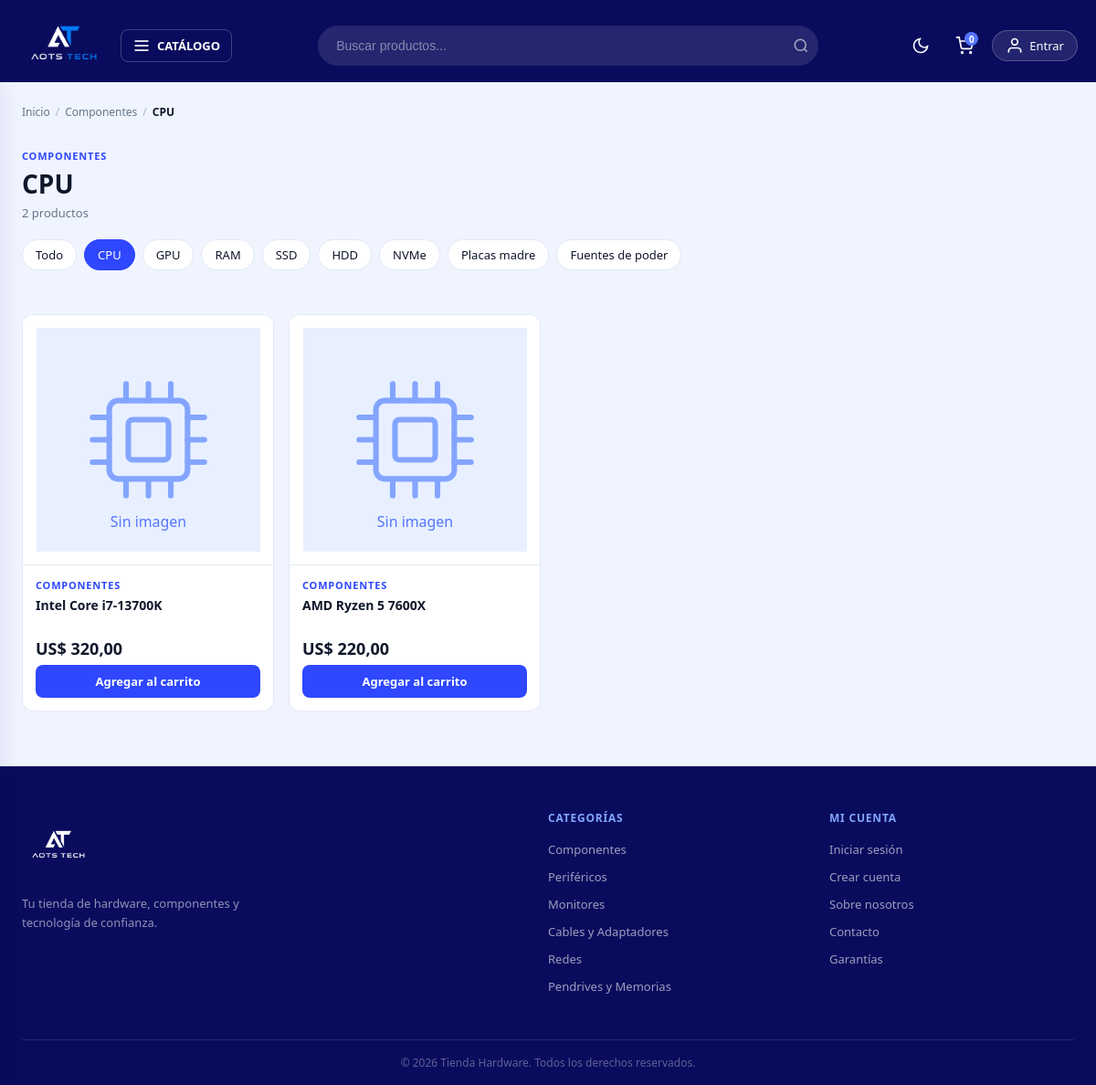
/categoria-producto/subcategoria?categoria=componentes&subcategoria=cpu, run on the app's committed database.
### tables this page shows
CREATE TABLE categorias (
    id          INT AUTO_INCREMENT PRIMARY KEY,
    nombre      VARCHAR(80)  NOT NULL,
    slug        VARCHAR(80)  NOT NULL UNIQUE,
    descripcion VARCHAR(255) DEFAULT ''
);

CREATE TABLE subcategorias (
    id           INT AUTO_INCREMENT PRIMARY KEY,
    nombre       VARCHAR(80)  NOT NULL,
    slug         VARCHAR(80)  NOT NULL UNIQUE,
    categoria_id INT          NOT NULL,
    descripcion  VARCHAR(255) DEFAULT '',
    CONSTRAINT fk_sub_categoria FOREIGN KEY (categoria_id) REFERENCES categorias(id)
);

CREATE TABLE productos (
    id              INT AUTO_INCREMENT PRIMARY KEY,
    nombre          VARCHAR(120)  NOT NULL,
    descripcion     TEXT          NOT NULL,
    precio          DECIMAL(10,2) NOT NULL,
    stock           INT           NOT NULL DEFAULT 0,
    imagen          VARCHAR(255)  DEFAULT 'default.webp',
    subcategoria_id INT           NOT NULL,
    destacado       TINYINT(1)    NOT NULL DEFAULT 0,
    creado_en       TIMESTAMP     DEFAULT CURRENT_TIMESTAMP,
    CONSTRAINT fk_producto_subcategoria FOREIGN KEY (subcategoria_id) REFERENCES subcategorias(id)
);

### controllers/PaginasController.php (called while the page is built, shortened)
<?php
class PaginasController {
    public static function subcategoria(Router $router) {
        $slug_categoria    = s($_GET['categoria']    ?? '');
        $slug_subcategoria = s($_GET['subcategoria'] ?? '');
        $categoria    = Categoria::porSlug($slug_categoria);
        $subcategoria = Subcategoria::porSlug($slug_subcategoria);
        $productos     = Producto::porSubcategoria($subcategoria->id);
        $subcategorias = Subcategoria::porCategoria($categoria->id);
        $router->render('tienda/subcategoria', [
            'meta_descripcion' => "{$subcategoria->nombre} en {$categoria->nombre} — Tienda Hardware",
            'titulo'        => $subcategoria->nombre . ' — ' . $categoria->nombre,
            'categoria'     => $categoria,
            'subcategoria'  => $subcategoria,
            'subcategorias' => $subcategorias,
            'productos'     => $productos
        ]);
    }
}

### public/index.php (called while the page is built, shortened)
<?php
require_once __DIR__ . '/../includes/app.php';
$router = new Router();
$router->get('/',         [PaginasController::class, 'index']);
$router->get('/sobre',    [PaginasController::class, 'sobre']);
$router->get('/contacto', [PaginasController::class, 'contacto']);
$router->get('/garantia', [PaginasController::class, 'garantia']);
$router->post('/contacto',[PaginasController::class, 'contacto']);
$router->get('/404',      [PaginasController::class, 'error']);
$router->get('/producto', [PaginasController::class, 'producto']);
$router->get('/categoria-producto/categoria',    [PaginasController::class, 'categoria']);
$router->get('/categoria-producto/subcategoria', [PaginasController::class, 'subcategoria']);
$router->get('/buscar', [BuscadorController::class, 'buscar']);
$router->get('/login',        [AuthController::class, 'login']);
$router->post('/login',       [AuthController::class, 'login']);
$router->post('/logout',      [AuthController::class, 'logout']);
$router->get('/registro',     [AuthController::class, 'registro']);
$router->post('/registro',    [AuthController::class, 'registro']);
$router->get('/confirmar',    [AuthController::class, 'confirmar']);
$router->get('/olvide',       [AuthController::class, 'olvide']);
$router->post('/olvide',      [AuthController::class, 'olvide']);
$router->get('/restablecer',  [AuthController::class, 'restablecer']);
$router->post('/restablecer', [AuthController::class, 'restablecer']);
$router->get('/mensaje',      [AuthController::class, 'mensaje']);
$router->get('/carrito',             [CarritoController::class, 'index']);
$router->post('/carrito/agregar',    [CarritoController::class, 'agregar']);
$router->post('/carrito/actualizar', [CarritoController::class, 'actualizar']);
$router->post('/carrito/eliminar',   [CarritoController::class, 'eliminar']);
$router->post('/carrito/vaciar',     [CarritoController::class, 'vaciar']);
$router->get('/checkout',           [OrdenController::class, 'checkout']);
$router->post('/checkout',          [OrdenController::class, 'checkout']);
$router->get('/orden/confirmacion', [OrdenController::class, 'confirmacion']);
$router->get('/mis-pedidos',        [OrdenController::class, 'misPedidos']);
$router->get('/cuenta',            [UsuarioController::class, 'dashboard']);
$router->get('/cuenta/modificar',  [UsuarioController::class, 'modificar']);
$router->post('/cuenta/modificar', [UsuarioController::class, 'modificar']);
$router->get('/admin/dashboard', [AdminController::class, 'dashboard']);
$router->get('/admin/productos',           [AdminController::class, 'productos']);
$router->get('/admin/productos/crear',     [AdminController::class, 'crearProducto']);
$router->post('/admin/productos/crear',    [AdminController::class, 'crearProducto']);
$router->get('/admin/productos/editar',    [AdminController::class, 'editarProducto']);
$router->post('/admin/productos/editar',   [AdminController::class, 'editarProducto']);
$router->post('/admin/productos/eliminar', [AdminController::class, 'eliminarProducto']);
$router->get('/admin/categorias',           [AdminController::class, 'categorias']);
$router->post('/admin/categorias/crear',    [AdminController::class, 'crearCategoria']);
$router->get('/admin/categorias/editar',    [AdminController::class, 'editarCategoria']);
$router->post('/admin/categorias/editar',   [AdminController::class, 'editarCategoria']);
$router->post('/admin/categorias/eliminar', [AdminController::class, 'eliminarCategoria']);
$router->get('/admin/subcategorias',           [AdminController::class, 'subcategorias']);
$router->post('/admin/subcategorias/crear',    [AdminController::class, 'crearSubcategoria']);
$router->get('/admin/subcategorias/editar',    [AdminController::class, 'editarSubcategoria']);
$router->post('/admin/subcategorias/editar',   [AdminController::class, 'editarSubcategoria']);
$router->post('/admin/subcategorias/eliminar', [AdminController::class, 'eliminarSubcategoria']);
$router->get('/admin/ordenes',  [AdminController::class, 'ordenes']);
$router->get('/admin/usuarios', [AdminController::class, 'usuarios']);
$router->comprobarRutas();

### includes/app.php (called while the page is built, shortened)
<?php
require __DIR__ . '/funciones.php';
spl_autoload_register(function($class) {
    $base  = __DIR__ . '/..';
    $class = str_replace('\\', '/', $class);
    $rutas = [
        $base . '/' . strtolower(explode('/', $class)[0]) . 's/' . basename($class) . '.php',
        $base . '/models/'      . basename($class) . '.php',
        $base . '/controllers/' . basename($class) . '.php',
        $base . '/router/'      . basename($class) . '.php',
    ];
    foreach($rutas as $ruta) {
        if(file_exists($ruta)) {
            return;
        }
    }
});

### includes/funciones.php (called while the page is built, shortened)
<?php
function s($html) : string {
    return htmlspecialchars($html ?? '');
}
function is_auth() : bool {
    return isset($_SESSION['id']) && !empty($_SESSION['id']);
}
function formatear_precio($precio) : string {
    return 'US$ ' . number_format((float)$precio, 2, ',', '.');
}

### models/ActiveRecord.php (called while the page is built, shortened)
<?php
class ActiveRecord {
    protected static $db;
    protected static $tabla = '';
    public static function setDB($database) {
        self::$db = $database;
    }
    public static function consultarSQL($query) {
        $resultado = self::$db->query($query);
        $array = [];
        while($registro = $resultado->fetch_assoc()) {
            $array[] = static::crearObjeto($registro);
        }
        return $array;
    }
    protected static function crearObjeto($registro) {
        $objeto = new static;
        foreach($registro as $key => $value) {
            if(property_exists($objeto, $key)) {
                $objeto->$key = $value;
            }
        }
        return $objeto;
    }
    public static function all($orden = 'DESC') {
        $query = "SELECT * FROM " . static::$tabla . " ORDER BY id {$orden}";
        return self::consultarSQL($query);
    }
    public static function where($columna, $valor) {
        $valor = self::$db->escape_string($valor);
        $query = "SELECT * FROM " . static::$tabla . " WHERE {$columna} = '{$valor}'";
        $resultado = self::consultarSQL($query);
        return array_shift($resultado);
    }
    public static function whereArray($array = []) {
        $query = "SELECT * FROM " . static::$tabla . " WHERE ";
        foreach($array as $key => $value) {
            $value = self::$db->escape_string($value);
            if($key == array_key_last($array)) {
                $query .= " {$key} = '{$value}';";
            } else {
                $query .= " {$key} = '{$value}' AND";
            }
        }
        return self::consultarSQL($query);
    }
}

### models/Categoria.php (called while the page is built, shortened)
<?php
class Categoria extends ActiveRecord {
    public static function porSlug($slug) {
        return self::where('slug', $slug);
    }
}

### models/Subcategoria.php (called while the page is built, shortened)
<?php
class Subcategoria extends ActiveRecord {
    public static function porCategoria($categoria_id) {
        return self::whereArray(['categoria_id' => $categoria_id]);
    }
    public static function porSlug($slug) {
        return self::where('slug', $slug);
    }
}

### models/Producto.php (called while the page is built, shortened)
<?php
class Producto extends ActiveRecord
{
    public function __construct($args = [])
    {
        $this->imagen          = $args['imagen']          ?? 'default.webp';
    }
    public static function porSubcategoria($subcategoria_id)
    {
        return self::whereArray(['subcategoria_id' => $subcategoria_id]);
    }
}

### views/tienda/subcategoria.php (the view, shortened to what this page needs)
<div class="contenedor">
    <nav class="breadcrumb" aria-label="Ruta de navegación">
        <a href="/">Inicio</a>
        <span class="breadcrumb__sep">/</span>
        <a href="/categoria-producto/categoria?categoria=<?= s($categoria->slug) ?>"><?= s($categoria->nombre) ?></a>
        <span class="breadcrumb__sep">/</span>
        <span class="breadcrumb__actual"><?= s($subcategoria->nombre) ?></span>
    </nav>
    <header class="page-header">
        <p class="page-header__overline"><?= s($categoria->nombre) ?></p>
        <h1 class="page-header__titulo"><?= s($subcategoria->nombre) ?></h1>
        <p class="page-header__meta">
            <?= count($productos) ?> producto<?= count($productos) === 1 ? '' : 's' ?>
        </p>
    </header>
    <?php if (!empty($subcategorias)): ?>
    <div class="chips">
        <a class="chip" href="/categoria-producto/categoria?categoria=<?= s($categoria->slug) ?>">Todo</a>
        <?php foreach ($subcategorias as $sub): ?>
        <a class="chip <?= $sub->id === $subcategoria->id ? 'chip--activo' : '' ?>"
           href="/categoria-producto/subcategoria?categoria=<?= s($categoria->slug) ?>&subcategoria=<?= s($sub->slug) ?>">
            <?= s($sub->nombre) ?>
        </a>
        <?php endforeach; ?>
    </div>
    <?php endif; ?>
    <?php if (empty($productos)): ?>
        <div class="vacio">
            <span class="vacio__icono" aria-hidden="true">📦</span>
            <p class="vacio__titulo">Todavía no hay productos acá</p>
            <p class="vacio__texto">Estamos sumando productos a <?= s($subcategoria->nombre) ?>. Mientras tanto, mirá las otras subcategorías de <?= s($categoria->nombre) ?>.</p>
            <a href="/categoria-producto/categoria?categoria=<?= s($categoria->slug) ?>" class="boton boton--primario">
                Ver toda la categoría
            </a>
        </div>
    <?php else: ?>
        <div class="grid-productos seccion">
            <?php
            foreach ($productos as $producto):
                $producto->categoria = $categoria;
                include __DIR__ . '/../parciales/producto-card.php';
            endforeach;
            ?>
        </div>
    <?php endif; ?>
</div>

### views/parciales/producto-card.php
<?php
$overline  = $producto->categoria->nombre ?? ($producto->subcategoria->nombre ?? '');
$sin_stock = (int) $producto->stock < 1;
?>
<article class="producto-card">
    <a href="/producto?id=<?= (int) $producto->id ?>" class="producto-card__media" tabindex="-1">
        <img src="/img/productos/<?= s($producto->imagen) ?>"
             alt="<?= s($producto->nombre) ?>"
             loading="lazy"
             onerror="this.onerror=null;this.src='/img/placeholder.svg'">
    </a>
    <div class="producto-card__body">
        <?php if ($overline): ?>
            <p class="producto-card__overline"><?= s($overline) ?></p>
        <?php endif; ?>
        <h3 class="producto-card__nombre">
            <a href="/producto?id=<?= (int) $producto->id ?>"><?= s($producto->nombre) ?></a>
        </h3>
        <p class="producto-card__precio"><?= formatear_precio($producto->precio) ?></p>
        <?php if ($sin_stock): ?>
            <span class="producto-card__agotado">Sin stock</span>
        <?php else: ?>
            <button type="button"
                    class="boton boton--primario boton--sm agregar-carrito"
                    data-id="<?= (int) $producto->id ?>">
                Agregar al carrito
            </button>
        <?php endif; ?>
    </div>
</article>

### views/parciales/footer.php (shortened to what this page needs)
<?php if ($es_auth): ?>
<footer class="footer-auth">
    <div class="footer-auth__container">
        <a href="/" class="footer-auth__logo">
            <img src="/img/logo.png" alt="Tienda Hardware">
        </a>
        <p class="footer-auth__desc">
            Tu tienda de hardware, componentes y tecnología de confianza.
        </p>
        <div class="footer-auth__links">
            <a href="/sobre">Sobre nosotros</a>
            <a href="/contacto">Contacto</a>
            <a href="/garantia">Garantías</a>
        </div>
        <div class="footer-auth__copy">
            &copy; <?= date('Y') ?> Tienda Hardware. Todos los derechos reservados.
        </div>
    </div>
</footer>
<?php else: ?>
<footer class="footer">
    <div class="footer__container">
        <div class="footer__grid">
            <div class="footer__col">
                <a href="/" class="footer__logo">
                    <img src="/img/logo.png" alt="Tienda Hardware">
                </a>
                <p class="footer__desc">
                    Tu tienda de hardware, componentes y tecnología de confianza.
                </p>
            </div>
            <div class="footer__col">
                <h4 class="footer__titulo">Categorías</h4>
                <ul class="footer__lista">
                    <?php
                    foreach (array_slice($categorias_nav, 0, 6) as $cat):
                    ?>
                    <li>
                        <a href="/categoria-producto/categoria?categoria=<?= s($cat->slug) ?>">
                            <?= s($cat->nombre) ?>
                        </a>
                    </li>
                    <?php endforeach; ?>
                </ul>
            </div>
            <div class="footer__col">
                <h4 class="footer__titulo">Mi cuenta</h4>
                <ul class="footer__lista">
                    <?php if (is_auth()): ?>
                    <li><a href="/mis-pedidos">Mis pedidos</a></li>
                    <li><a href="/carrito">Carrito</a></li>
                    <?php else: ?>
                    <li><a href="/login">Iniciar sesión</a></li>
                    <li><a href="/registro">Crear cuenta</a></li>
                    <?php endif; ?>
                    <li><a href="/sobre">Sobre nosotros</a></li>
                    <li><a href="/contacto">Contacto</a></li>
                    <li><a href="/garantia">Garantías</a></li>
                </ul>
            </div>
        </div>
        <div class="footer__copy">
            <p>&copy; <?= date('Y') ?> Tienda Hardware. Todos los derechos reservados.</p>
        </div>
    </div>
</footer>
<?php endif; ?>

### data on the page
categorias: nombre "Componentes", nombre "COMPONENTES"
subcategorias: nombre "CPU"
subcategorias: nombre "GPU"
subcategorias: nombre "RAM"
subcategorias: nombre "SSD"
subcategorias: nombre "HDD"
subcategorias: nombre "NVMe"
subcategorias: nombre "Placas madre"
subcategorias: nombre "Fuentes de poder"
productos: nombre "Intel Core i7-13700K", precio "US$ 320,00"
productos: nombre "AMD Ryzen 5 7600X", precio "US$ 220,00"
categorias: nombre "Periféricos"
categorias: nombre "Monitores"
categorias: nombre "Cables y Adaptadores"
categorias: nombre "Redes"
categorias: nombre "Pendrives y Memorias"

### other printed values
total_carrito() "0"
count($productos) "2"
